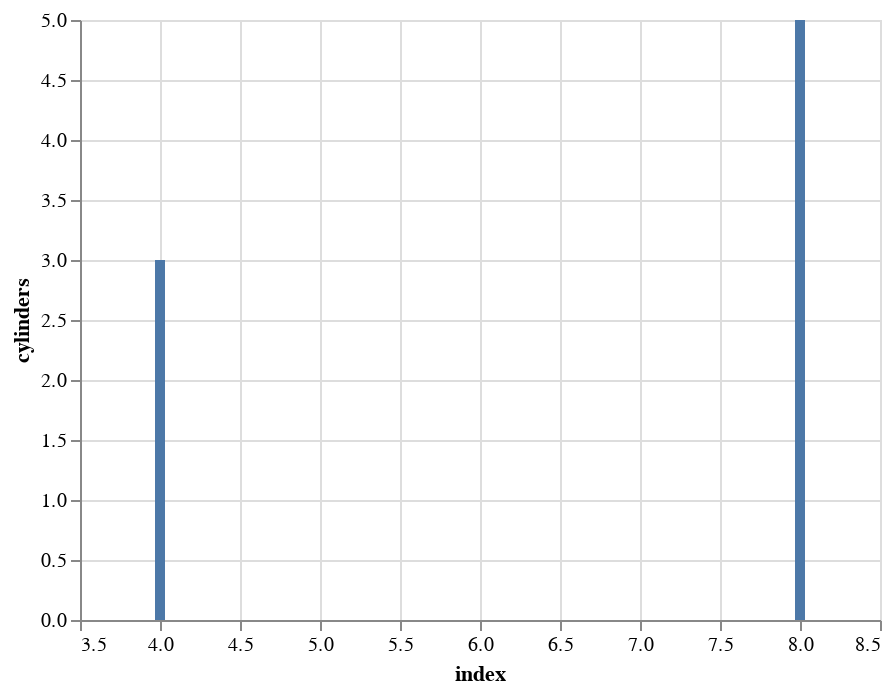

Notebook cell for this chart:
### Code cell
#cars_missing
see = temp[temp['miles_per_gallon'].isna()]['cylinders'].value_counts().reset_index()
c = alt.Chart(see).mark_bar().encode(
    x='index',
    y='cylinders'
)
c

### Figure 1 — Vega-Lite specification as saved in the notebook (floating-point values rounded to 4 significant figures)
{"$schema": "https://vega.github.io/schema/vega-lite/v4.8.1.json", "config": {"view": {"continuousHeight": 300, "continuousWidth": 400}}, "data": {"name": "data-a2fbc39285b4e4adac4d9aaa088a91a3"}, "datasets": {"data-a2fbc39285b4e4adac4d9aaa088a91a3": [{"cylinders": 5, "index": 8}, {"cylinders": 3, "index": 4}]}, "encoding": {"x": {"field": "index", "type": "quantitative"}, "y": {"field": "cylinders", "type": "quantitative"}}, "mark": "bar"}
